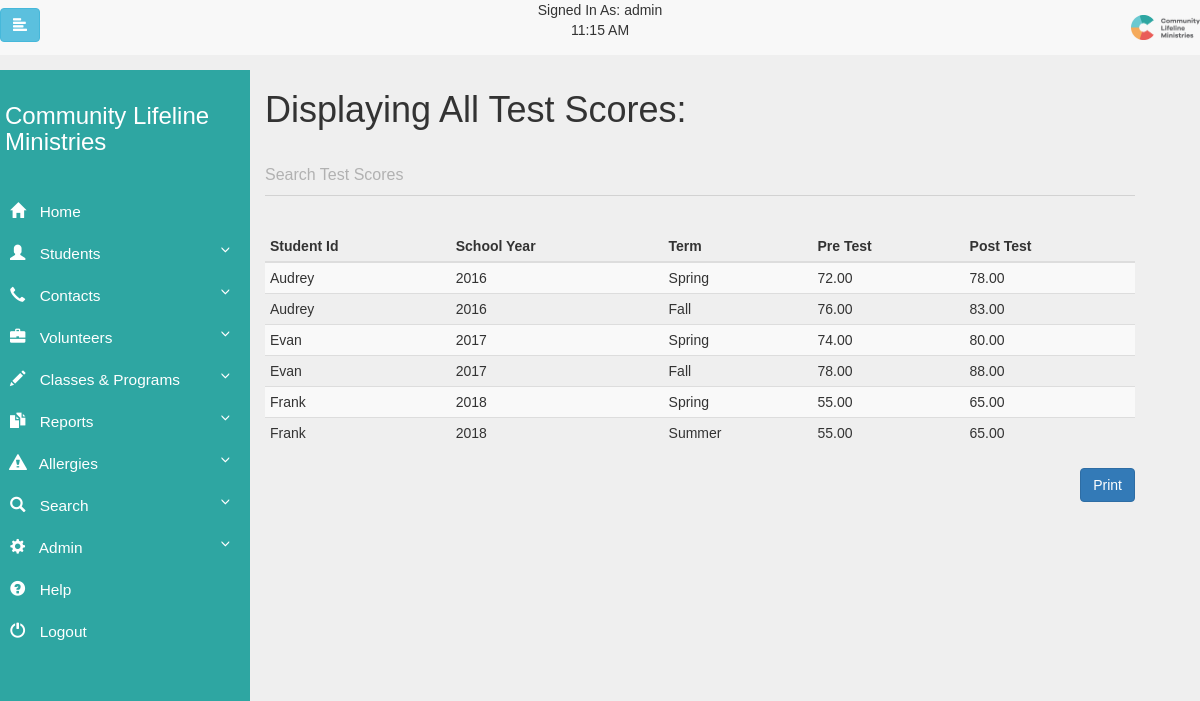
Screenshot of /php-files/show/ShowTestScores.php (signed in) with the database file from the repository.
### tables this page shows
CREATE TABLE Student_Test_Scores (
  Created_Timestamp      TIMESTAMP DEFAULT now(),
  Last_Updated_Timestamp TIMESTAMP DEFAULT CURRENT_TIMESTAMP,
  Author_Username        VARCHAR(30),
  Id                     INT(10)   AUTO_INCREMENT PRIMARY KEY,
  Student_Id             INT(10),
  School_Year            INT(10),
  Term                   VARCHAR(20),
  Pre_Test               DECIMAL(5, 2),
  Post_Test              DECIMAL(5, 2),
  CONSTRAINT FK_Student_Id_To_Students FOREIGN KEY (Student_Id)
  REFERENCES Students (Id)
);

CREATE TABLE Students (
  Created_Timestamp      TIMESTAMP DEFAULT now(),
  Last_Updated_Timestamp TIMESTAMP DEFAULT CURRENT_TIMESTAMP,
  Author_Username        VARCHAR(30),
  Id                     INT(10)   AUTO_INCREMENT PRIMARY KEY,
  Active_Student         TINYINT(1),
  First_Name             VARCHAR(30),
  Last_Name              VARCHAR(30),
  Middle_Name            VARCHAR(30),
  Suffix                 VARCHAR(10),
  Gender                 CHAR(1),
  Birth_Date             DATE,
  Address_One            VARCHAR(40),
  Address_Two            VARCHAR(40),
  City                   VARCHAR(30),
  State                  CHAR(2),
  Zip                    INT(5),
  Ethnicity              VARCHAR(30),
  School                 VARCHAR(30),
  Permission_Slip        TINYINT(1),
  Birth_Certificate      TINYINT(1),
  Reduced_Lunch_Eligible TINYINT(1),
  IEP                    TINYINT(1)
);

### php-files/show/ShowTestScores.php (the view, shortened to what this page needs)
<?php
include("../scripts/header.php");
include("../../db/config.php");
$query = "SELECT Students.First_Name, Students.Last_Name,
            Student_Test_Scores.Student_Id,
            Student_Test_Scores.School_Year,
            Student_Test_Scores.Pre_Test,
            Student_Test_Scores.Term,
            Student_Test_Scores.Post_Test
            FROM Students
            JOIN Student_Test_Scores ON Students.Id = Student_Test_Scores.Student_Id";
$result = mysqli_query($db, $query);
?>
<link rel="stylesheet" href="../../css/form-styles.css"/>
    <link rel="stylesheet" href="../../css/toggle-switch.css"/>
    <link rel="stylesheet" href="../../css/input-styles.css"/>
<h1>Displaying All Test Scores:</h1>
<div class="col-lg">
    <div class="mdl-textfield mdl-js-textfield mdl-textfield--floating-label">
        <input id="searchInput" class="mdl-textfield__input" name="searchInput" onkeyup="return FilterFields();" type="text"/>
        <label class="mdl-textfield__label" for="searchInput">Search Test Scores</label>
    </div>
</div>
<br />
<div id="print_div">
    <table id="test_scores" class="table table-condensed table-striped">
        <thead>
        <tr>
            <th>Student Id</th>
            <th>School Year</th>
            <th>Term</th>
            <th>Pre Test</th>
            <th>Post Test</th>
        </tr>
        </thead>
        <tbody>
        <?php
        while($row = mysqli_fetch_array($result, MYSQLI_ASSOC)) {
            echo "<tr><td>";
            echo $row['First_Name'];
            echo "</td><td>";
            echo $row['School_Year'];
            echo "</td><td>";
            echo $row['Term'];
            echo "</td><td>";
            echo $row['Pre_Test'];
            echo "</td><td>";
            echo $row['Post_Test'];
            echo "</td></tr>";
        }
        ?>
        </tbody>
    </table>
</div>
<input type="button" class="btn btn-primary pull-right" onclick="printReport('print_div')" value="Print" />
<?php
include("../scripts/footer.php");
?>

### css/input-styles.css (style rules this page uses)
.mdl-textfield { position: relative; font-size: 17px; display: inline-block; box-sizing: border-box; width: 100%; max-width: 100%; margin: 0; padding: 25px 0 15px 0; font-weight: 300; }
.mdl-textfield__input { border: none; border-bottom: 1px solid rgba(0, 0, 0, .12); display: block; font-size: 16px; font-family: "Helvetica", "Arial", sans-serif; margin: 0; padding: 4px 0; width: 100%; background: 0 0; text-align: left; color: inherit }
.mdl-textfield__label { bottom: 0; color: rgba(0, 0, 0, .26); font-size: 16px; font-weight: 300; left: 0; right: 0; pointer-events: none; position: absolute; display: block; top: 24px; width: 100%; overflow: hidden; white-space: nowrap; text-align: left }
.mdl-textfield--floating-label .mdl-textfield__label { transition-duration: .2s; transition-timing-function: cubic-bezier(.4, 0, .2, 1) }
.mdl-textfield__label:after { background-color: #7fc6a6; bottom: 10px; content: ''; height: 2px; left: 45%; position: absolute; transition-duration: .2s; transition-timing-function: cubic-bezier(.4, 0, .2, 1); visibility: hidden; width: 10px }

### css/clm.css (style rules this page uses)
body { font-family: 'Verdana', sans-serif; background: #efefef; padding-top: 70px; }

### rows the page displays
student_test_scores: Student_Id.First_Name "Audrey", School_Year "2016", Term "Spring", Pre_Test "72.00", Post_Test "78.00"
student_test_scores: Student_Id.First_Name "Audrey", School_Year "2016", Term "Fall", Pre_Test "76.00", Post_Test "83.00"
student_test_scores: Student_Id.First_Name "Evan", School_Year "2017", Term "Spring", Pre_Test "74.00", Post_Test "80.00"
student_test_scores: Student_Id.First_Name "Evan", School_Year "2017", Term "Fall", Pre_Test "78.00", Post_Test "88.00"
student_test_scores: Student_Id.First_Name "Frank", School_Year "2018", Term "Spring", Pre_Test "55.00", Post_Test "65.00"
student_test_scores: Student_Id.First_Name "Frank", School_Year "2018", Term "Summer", Pre_Test "55.00", Post_Test "65.00"

### other values shown
$userMakingChanges "admin"
$timeToDisplay "11:15 AM"
